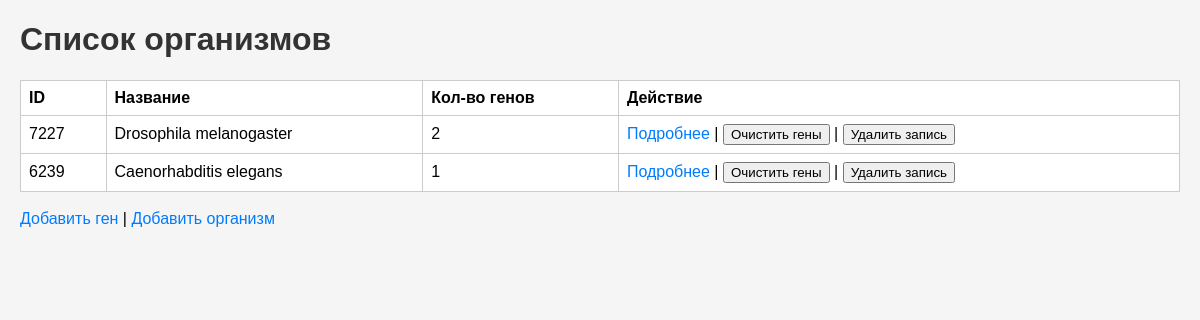
The page / on the database its author committed.
### app/models.py (models this page shows, shortened)
class Organism(db.Model):
    id = db.Column(db.String, primary_key=True)
    name = db.Column(db.String, nullable=False)
    gene_count = db.Column(db.Integer, default=0)
    description = db.Column(db.String, default="Описание не предоставлено")  # Значение по умолчанию
    genes = db.relationship('Gene', backref='organism', lazy=True)

### app/routes.py (the view)
@app.route('/')
def index():
    organisms = Organism.query.all()
    return render_template('index.html', organisms=organisms)

### app/templates/index.html (shortened to what this page needs)
<!DOCTYPE html>
<html lang="ru">
<head>
    <link rel="stylesheet" href="{{ url_for('static', filename='style.css') }}">
</head>
<body>
    <h1>Список организмов</h1>
    <table>
        <tr>
            <th>ID</th>
            <th>Название</th>
            <th>Кол-во генов</th>
            <th>Действие</th>
        </tr>
        {% for organism in organisms %}
        <tr>
            <td>{{ organism.id }}</td>
            <td>{{ organism.name }}</td>
            <td>{{ organism.gene_count }}</td>
            <td>
                <a href="{{ url_for('organism_detail', organism_id=organism.id) }}">Подробнее</a> |
                <form action="{{ url_for('delete_all_genes', organism_id=organism.id) }}" method="POST" style="display:inline;">
                    <button type="submit" class="button"
                            onclick="return confirm('Вы уверены, что хотите удалить все гены для организма с ID: {{ organism.id }} ({{ organism.name }})?')">
                        Очистить гены
                    </button>
                </form>
                |
                <form method="POST" action="{{ url_for('delete_organism', organism_id=organism.id) }}" style="display:inline;">
                    <button type="submit" class="button"
                            onclick="return confirm('Вы уверены, что хотите удалить запись для организма с ID: {{ organism.id }} ({{ organism.name }})?')">
                        Удалить запись
                    </button>
                </form>
            </td>
        </tr>
        {% endfor %}
    </table>
    <br>
    <a href="{{ url_for('add_gene') }}">Добавить ген</a>
    |
    <a href="{{ url_for('add_organism') }}">Добавить организм</a>
</body>
</html>

### app/static/style.css (style rules this page uses)
body { font-family: Arial, sans-serif; margin: 20px; background-color: #f5f5f5; }
h1, h2 { color: #333; }
table { width: 100%; border-collapse: collapse; margin-top: 20px; background-color: white; }
table, th, td { border: 1px solid #ccc; padding: 8px; text-align: left; }
a { text-decoration: none; color: #007bff; }

### rows shown on the page
Organism: id "7227", name "Drosophila melanogaster", gene_count "2"
Organism: id "6239", name "Caenorhabditis elegans", gene_count "1"
